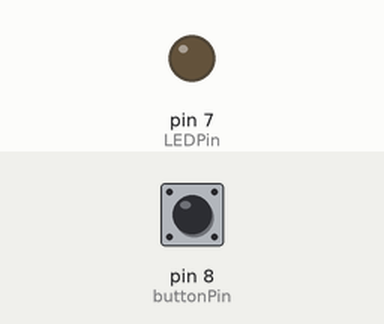
Recording of a sketch running on a simulated Arduino Uno, built with avr-gcc and run on an emulated ATmega328P. Shown: output pins drawn as LEDs (lit = HIGH). The inputs (shaded band) are chosen by the test bench; at power-on: pin 8 (buttonPin) LOW.

Above: at 1.2 s.
1.3 s: pin 8 (buttonPin) pulled HIGH for 0.15 s
At 1.37 s:
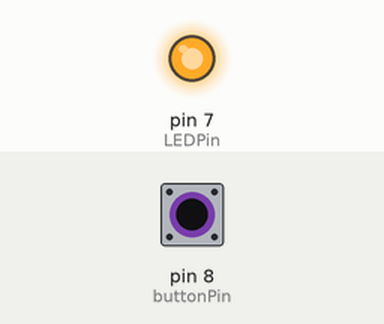
2.9 s: pin 8 (buttonPin) pulled HIGH for 3.2 s
At 6.6 s:
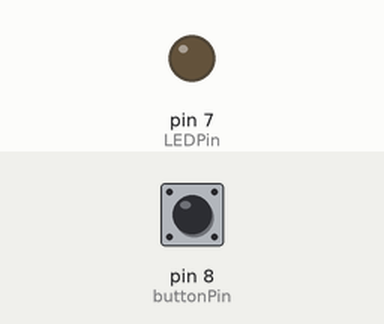
Timing chart, 0 to 8.1 s (numbered marks = the images above; inputs shaded):
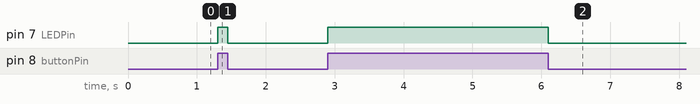

The sketch:

Lab2_Part2.ino
```cpp
int LEDPin = 7;
int buttonPin = 8;

void setup() {
  // put your setup code here, to run once:
  pinMode(LEDPin, OUTPUT);
  pinMode(buttonPin, INPUT);
  Serial.begin(9600);
}

void loop() {
  // put your main code here, to run repeatedly:
  //check state of button
  int stateButton = digitalRead(buttonPin);
  // if button pressed, turn LED on
  if(stateButton == 1){
    digitalWrite(LEDPin, HIGH);
  }
  //otherwise LED off
  else{
    digitalWrite(LEDPin, LOW);
  }
}
```

Measured:
- after the input at 1.3 s, pin 7 (LEDPin): LOW → HIGH at once, → LOW 0.15 s later
- after the input at 2.9 s, pin 7 (LEDPin): LOW → HIGH at once, → LOW 3.2 s later
